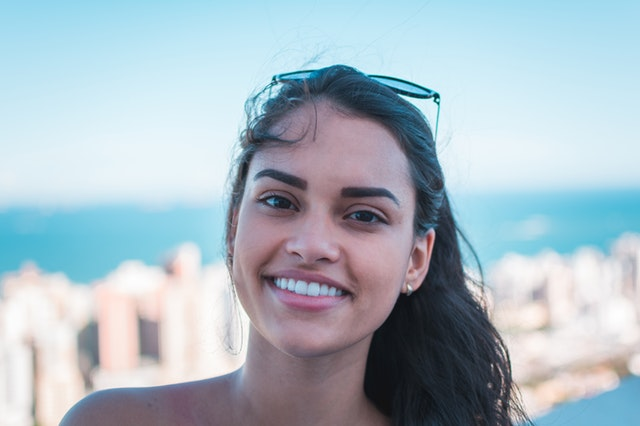
#> input picture smile-detection/smile.jpg, 640 x 426 px
$ python smile_detection_image.py
#> lines starting #> are read from the running program, lines starting #| are printed output that depends on the picture; after the words box and inside, x2 and y2 are one past the last pixel; in counts of white or black regions, pixels touching at a corner belong together
import cv2

img = cv2.imread("smile.jpg")
#> img is the input picture: shape (426, 640, 3); mean B, G, R 195.2, 185.1, 169.2

smile_cascade = cv2.CascadeClassifier("smile.xml")
face_cascade = cv2.CascadeClassifier("frontalface.xml")

gray = cv2.cvtColor(img, cv2.COLOR_BGR2GRAY)
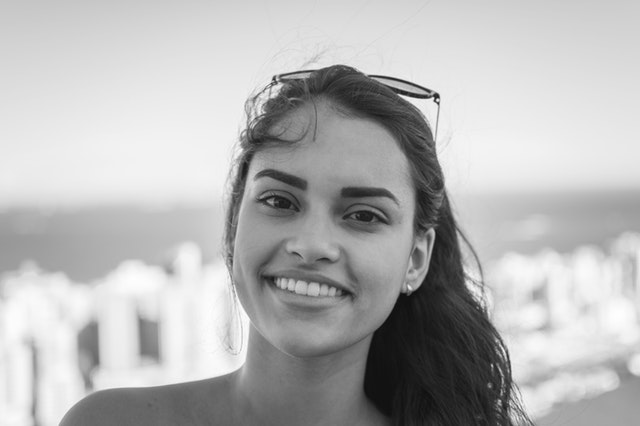
#> gray: shape (426, 640); min 12, max 255, mean 181.5
faces = face_cascade.detectMultiScale(gray, 1.3, 5)
#> faces = [[202, 115, 235, 235]]

for (x, y, w, h) in faces:
    cv2.rectangle(img, (x, y), (x+w, y+h), (0, 0, 255), 2)

    roi_gray = gray[y:y+h, x:x+w]
    roi_img = img[y:y+h, x:x+w]
    smiles = smile_cascade.detectMultiScale(roi_gray, 1.1, 8)

    for (ex, ey, ew, eh) in smiles:
        cv2.rectangle(roi_img, (ex, ey), (ex+ew, ey+eh), (255, 0, 0), 2)
#> this loop made 1 pass
#> (x, y, w, h, smiles) on pass 1: (202, 115, 235, 235, [[48, 145, 110, 55]])
#> pass 1, `roi_gray = gray[y:y+h, x:x+w]`:
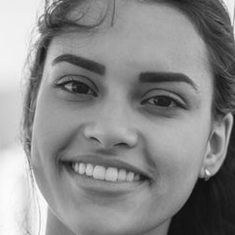
#> roi_gray: shape (235, 235); min 12, max 255, mean 138.9
#> pass 1, `roi_img = img[y:y+h, x:x+w]`:
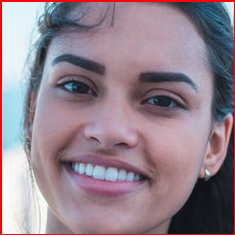
#> roi_img: shape (235, 235, 3); mean B, G, R 141.3, 130.5, 148.2
#> after the loop:
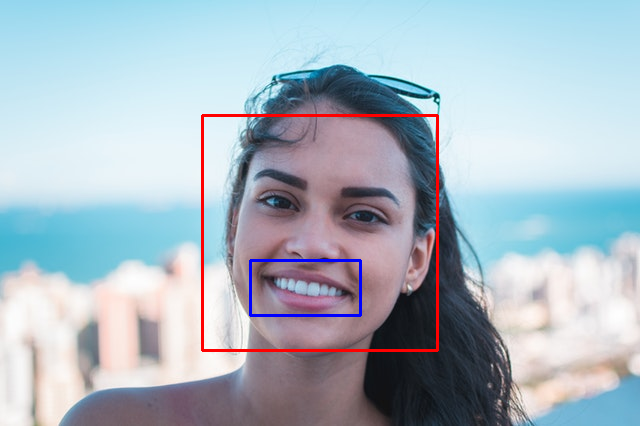
#> img: shape (426, 640, 3); 1.39% of pixels changed, all inside (x1, y1, x2, y2) = (201, 114, 439, 352)
#> after the loop:
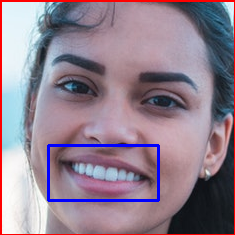
#> roi_img: shape (235, 235, 3); 1.79% of pixels changed, all inside (x1, y1, x2, y2) = (47, 144, 160, 202)

cv2.imshow("Smile Capture", img)
cv2.waitKey(0)
cv2.destroyAllWindows()
